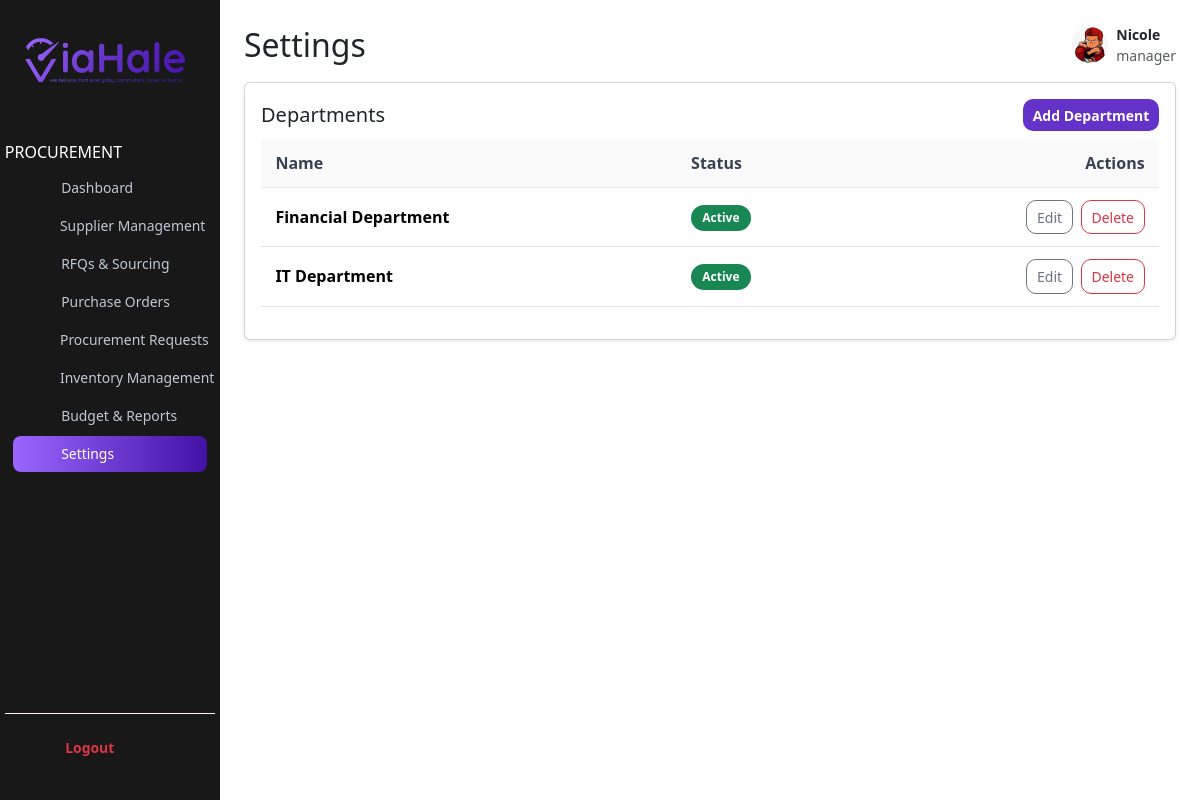
Screenshot of /procurement/settings.php (signed in) with the database file from the repository.
### tables this page shows
CREATE TABLE `departments` (
  `id` int(11) NOT NULL,
  `name` varchar(120) NOT NULL,
  `is_active` tinyint(1) NOT NULL DEFAULT 1
);

### includes/auth.php (called while the page is built, shortened)
<?php
function current_user()
{
    return $_SESSION["user"] ?? null;
}

### procurement/settings.php (the view, shortened to what this page needs)
<?php
$inc = __DIR__ . "/../includes";
if (file_exists($inc . "/auth.php")) {
    require_once $inc . "/auth.php";
}
$userName = "Procurement User";
$userRole = "Procurement";
if (function_exists("current_user")) {
    $u = current_user();
    $userName = $u["name"] ?? $userName;
    $userRole = $u["role"] ?? $userRole;
}
function safe_fetch_all(PDO $pdo, string $sql, array $params = [])
{
    try {
        $st = $pdo->prepare($sql);
        $st->execute($params);
        return $st->fetchAll(PDO::FETCH_ASSOC);
    } catch (Throwable $e) {
        return [];
    }
}
$departments = isset($pdo)
    ? safe_fetch_all(
        $pdo,
        "SELECT id,name,is_active FROM departments ORDER BY name"
    )
    : [];
?>
<!DOCTYPE html>
<html lang="en">
<head>
  <link href="https://cdn.jsdelivr.net/npm/bootstrap@5.3.2/dist/css/bootstrap.min.css" rel="stylesheet" />
  <link href="../css/style.css" rel="stylesheet" />
  <link href="../css/modules.css" rel="stylesheet" />
</head>
<body>
<div class="container-fluid p-0">
  <div class="row g-0">
    <div class="sidebar d-flex flex-column">
      <div class="d-flex justify-content-center align-items-center mb-4 mt-3">
        <img src="../img/logo.png" id="logo" class="img-fluid me-2" style="height:55px" alt="Logo">
      </div>
      <h6 class="text-uppercase mb-2">Procurement</h6>
      <nav class="nav flex-column px-2 mb-4">
        <a class="nav-link" href="./procurementDashboard.php"><ion-icon name="home-outline"></ion-icon><span>Dashboard</span></a>
        <a class="nav-link" href="./supplierManagement.php"><ion-icon name="person-outline"></ion-icon><span>Supplier Management</span></a>
        <a class="nav-link" href="./rfqManagement.php"><ion-icon name="mail-open-outline"></ion-icon><span>RFQs & Sourcing</span></a>
        <a class="nav-link" href="./purchaseOrders.php"><ion-icon name="document-text-outline"></ion-icon><span>Purchase Orders</span></a>
        <a class="nav-link" href="./procurementRequests.php"><ion-icon name="clipboard-outline"></ion-icon><span>Procurement Requests</span></a>
        <a class="nav-link" href="./inventoryView.php"><ion-icon name="archive-outline"></ion-icon><span>Inventory Management</span></a>
        <a class="nav-link" href="./budgetReports.php"><ion-icon name="analytics-outline"></ion-icon><span>Budget & Reports</span></a>
        <a class="nav-link active" href="./settings.php"><ion-icon name="settings-outline"></ion-icon><span>Settings</span></a>
      </nav>
      <div class="logout-section">
        <a class="nav-link text-danger" href="<?= defined("BASE_URL")
            ? BASE_URL
            : "#" ?>/auth/logout.php">
          <ion-icon name="log-out-outline"></ion-icon> Logout
        </a>
      </div>
    </div>
    <div class="col main-content p-3 p-lg-4">
      <div class="d-flex justify-content-between align-items-center mb-3">
        <div class="d-flex align-items-center gap-3">
          <h2 class="m-0">Settings</h2>
        </div>
        <div class="d-flex align-items-center gap-2">
          <img src="../img/profile.jpg" class="rounded-circle" width="36" height="36" alt="">
          <div class="small">
            <strong><?= htmlspecialchars($userName) ?></strong><br/>
            <span class="text-muted"><?= htmlspecialchars($userRole) ?></span>
          </div>
        </div>
      </div>
      <div class="card shadow-sm mb-3">
        <div class="card-body">
          <div class="d-flex justify-content-between align-items-center mb-2">
            <h5 class="card-title m-0">Departments</h5>
            <button class="btn btn-violet btn-sm" onclick="openDeptModal()">Add Department</button>
          </div>
          <div class="table-responsive">
            <table class="table table-sm align-middle">
              <thead><tr><th>Name</th><th>Status</th><th class="text-end">Actions</th></tr></thead>
              <tbody id="deptBody">
                <?php if ($departments):
                    foreach ($departments as $d): ?>
                <tr data-id="<?= (int) $d["id"] ?>">
                  <td class="fw-semibold"><?= htmlspecialchars(
                      $d["name"]
                  ) ?></td>
                  <td><?= $d["is_active"]
                      ? '<span class="badge bg-success">Active</span>'
                      : '<span class="badge bg-secondary">Inactive</span>' ?></td>
                  <td class="text-end">
                    <button class="btn btn-sm btn-outline-secondary me-1" onclick='editDept(<?= (int) $d[
                        "id"
                    ] ?>, <?= json_encode($d) ?>)'>Edit</button>
                    <button class="btn btn-sm btn-outline-danger" onclick="deleteDept(<?= (int) $d[
                        "id"
                    ] ?>)">Delete</button>
                  </td>
                </tr>
                <?php endforeach;
                else:
                     ?>
                <tr><td colspan="3" class="text-center text-muted py-3">No departments yet.</td></tr>
                <?php
                endif; ?>
              </tbody>
            </table>
          </div>
        </div>
      </div>
    </div>
  </div>
</div>
</body>
</html>

### css/style.css (style rules this page uses)
.sidebar { position: fixed; top: 0; left: 0; z-index: 1040; width: 220px; height: 100vh; min-height: 100vh; padding: 1rem 0.3rem; background: #181818; color: #fff; border: none; overflow-y: auto; display: flex; flex-direction: column; transition: left 0.3s ease-in-out; -ms-overflow-style: none; scrollbar-width: none; }
.sidebar h6 { margin-bottom: 1em; font-weight: 500; font-size: 1rem; color: #fff; text-transform: uppercase; }
#logo { margin-bottom: 2em; }
.sidebar a { width: 100%; display: flex; align-items: center; gap: 0.7rem; padding: 0.45rem 0.7rem; margin-bottom: 0.1rem; background: none; border: none; border-radius: 8px; color: #bfc7d1; font-size: 0.87rem; text-align: left; white-space: nowrap; transition: background 0.2s, color 0.2s; }
.sidebar a ion-icon { min-width: 1.3rem; font-size: 1.3rem; }
.sidebar a.active, .sidebar a:hover { background: linear-gradient(90deg, #9a66ff 0%, #4311a5 100%); color: #fff; }
.sidebar .nav-link ion-icon { width: 22px; height: 22px; font-size: 22px; line-height: 1; display: inline-flex; align-items: center; justify-content: center; vertical-align: -2px; }
.logout-section { margin-top: auto; padding: 1rem; border-top: 1px solid #ffefef; }
.sidebar .nav { flex-grow: 1; }
.sidebar .nav-link.text-danger { color: #ff4747; font-weight: 600; }
@media (min-width: 900px) { .main-content { margin-left: 220px; padding: 2rem; } }

### css/modules.css (style rules this page uses)
.btn-violet { background: #6532c9; color: #fff; border-radius: 8px; font-weight: 600; padding: 0.7rem 1.2rem; border: 0; }
.table thead th { background: #fafafa; border-bottom: 1px solid #e9e9f2; font-weight: 600; color: #374151; }
.table td, .table th { padding: 0.75rem 0.9rem; }
.table td { vertical-align: middle; }
.badge { border-radius: 999px; padding: 0.45rem 0.7rem; font-weight: 700; }
.btn, .page-link { border-radius: 10px; }
.btn-sm { padding: 0.35rem 0.6rem; font-size: 0.875rem; }
.btn ion-icon, .nav .nav-link ion-icon, .table .btn ion-icon { font-size: 18px; vertical-align: -2px; margin-right: 0.25rem; }

### rows the page displays
departments: name "Financial Department", is_active "Active"
departments: name "IT Department", is_active "Active"

### other values shown
$userName "Nicole"
$userRole "manager"
